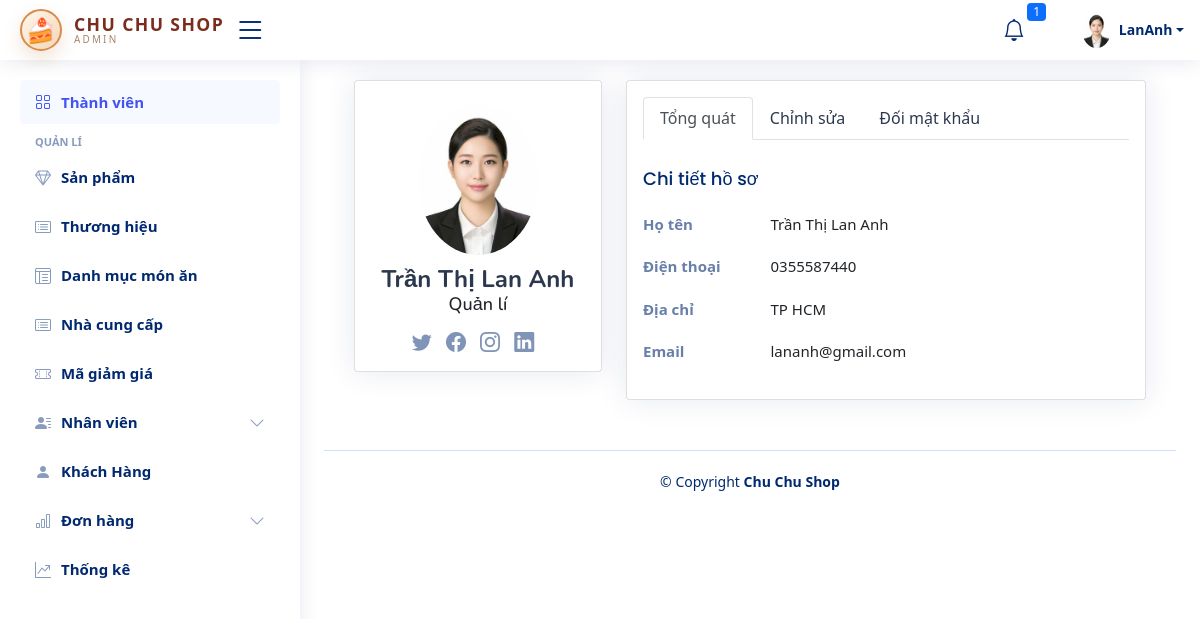
The page /Admin/index.php?thamso=thongtincanhan (signed in) on the database its author committed.
### tables this page shows
CREATE TABLE `quantrivien` (
  `MaQTV` int(11) NOT NULL,
  `TaiKhoan` varchar(50) NOT NULL,
  `MatKhau` varchar(255) NOT NULL,
  `QuanLi` bit(1) DEFAULT NULL,
  `HoTen` varchar(50) NOT NULL,
  `DienThoaiNV` varchar(20) DEFAULT NULL,
  `AnhDaiDien` varchar(100) DEFAULT NULL,
  `DiaChi` varchar(100) DEFAULT NULL,
  `Email` varchar(100) DEFAULT NULL
);

### Admin/Function/Profile/Profile_Page.php (the view, shortened to what this page needs)
<?php
include("./Function/Sup/Success.php");
?>
<?php
  $id = $_SESSION["MaQTV"];
  $query = "SELECT * FROM quantrivien where MaQTV='$id'";
  $query_run = mysqli_query($conn, $query);
  $row = mysqli_fetch_array($query_run);
?>
<section class="section profile">
  <div class="row">
    <div class="col-xl-4">
      <div class="card">
        <div class="card-body profile-card pt-4 d-flex flex-column align-items-center">
          <img src="../Images/ImgAdmins/<?php
                                                echo $row["AnhDaiDien"]
                                                                ?>" alt="Profile" class="rounded-circle">
          <h2><?php
                                                echo $row["HoTen"]
                                                                ?></h2>
          <h3><?php
                                                                  if($row["QuanLi"]) {
                                                                    echo "Quản lí";
                                                                  }else echo "Nhân viên";
                                                                ?></h3>
          <div class="social-links mt-2">
            <a href="#" class="twitter"><i class="bi bi-twitter"></i></a>
            <a href="#" class="facebook"><i class="bi bi-facebook"></i></a>
            <a href="#" class="instagram"><i class="bi bi-instagram"></i></a>
            <a href="#" class="linkedin"><i class="bi bi-linkedin"></i></a>
          </div>
        </div>
      </div>
    </div>
    <div class="col-xl-8">
      <div class="card">
        <div class="card-body pt-3">
          <ul class="nav nav-tabs nav-tabs-bordered">
            <li class="nav-item">
              <button class="nav-link active" data-bs-toggle="tab" data-bs-target="#profile-overview">Tổng quát</button>
            </li>
            <li class="nav-item">
              <button class="nav-link" data-bs-toggle="tab" data-bs-target="#profile-edit">Chỉnh sửa</button>
            </li>
            <li class="nav-item">
              <button class="nav-link" data-bs-toggle="tab" data-bs-target="#profile-change-password">Đối mật khẩu</button>
            </li>
          </ul>
          <div class="tab-content pt-2">
            <div class="tab-pane fade show active profile-overview" id="profile-overview">
              <h5 class="card-title">Chi tiết hồ sơ</h5>
              <div class="row">
                <div class="col-lg-3 col-md-4 label ">Họ tên</div>
                <div class="col-lg-9 col-md-8"><?php
                                                            echo $row["HoTen"]
                                                                ?></div>
              </div>
              <div class="row">
                <div class="col-lg-3 col-md-4 label">Điện thoại</div>
                <div class="col-lg-9 col-md-8"><?php
                                                                  echo $row["DienThoaiNV"];
                                                                ?></div>
              </div>
              <div class="row">
                <div class="col-lg-3 col-md-4 label">Địa chỉ</div>
                <div class="col-lg-9 col-md-8"><?php
                                                                  echo $row["DiaChi"];
                                                                ?></div>
              </div>
              <div class="row">
                <div class="col-lg-3 col-md-4 label">Email</div>
                <div class="col-lg-9 col-md-8"><?php
                                                                  echo $row["Email"];
                                                                ?></div>
              </div>
            </div>
          </div>
        </div>
      </div>
    </div>
  </div>
</section>

### Admin/Function/Manager/Header.php (shortened to what this page needs)
<?php
$id = $_SESSION["MaQTV"];
$query = "SELECT * FROM quantrivien where MaQTV='$id'";
$query_run = mysqli_query($conn, $query);
$row = mysqli_fetch_array($query_run);
$donhangmoi  = mysqli_query($conn, "select count(SoDH) as 'donhangmoi' from dondathang where TinhTrangGiaoHang = 'cho xac nhan'");
$ketqua = mysqli_fetch_array($donhangmoi);
?>
<header id="header" class="header fixed-top d-flex align-items-center">
  <div class="d-flex align-items-center justify-content-between">
    <a href="?thamso=sanpham" class="admin-brand d-flex align-items-center">
      <span class="admin-brand-badge">🍰</span>
      <span class="admin-brand-text">
        <strong>CHU CHU SHOP</strong>
        <small>ADMIN</small>
      </span>
    </a>
    <i class="bi bi-list toggle-sidebar-btn"></i>
  </div>
  <nav class="header-nav ms-auto">
    <ul class="d-flex align-items-center">
      <li  class="nav-item dropdown">
        <a  class="nav-link nav-icon" href="#" data-bs-toggle="dropdown">
          <i class="bi bi-bell"></i>
          <span class="badge bg-primary badge-number"> <?php  echo $ketqua["donhangmoi"]; ?></span>
        </a>
      </li>
      <li class="nav-item dropdown pe-3">
        <a class="nav-link nav-profile d-flex align-items-center pe-0" href="#" data-bs-toggle="dropdown">
          <img src="../Images/ImgAdmins/<?php
                                        echo $row["AnhDaiDien"];
                                        ?>" alt="Profile" class="rounded-circle">
          <span class="d-none d-md-block dropdown-toggle ps-2"><?php
                                                                echo $row["TaiKhoan"];
                                                                ?></span>
        </a>
      </li>
    </ul>
  </nav>
</header>

### Admin/assets/css/style.css (style rules this page uses)
:root { scroll-behavior: smooth; }
body { font-family: "Open Sans", sans-serif; background: #f6f9ff; color: #444444; }
a { color: #4154f1; text-decoration: none; }
h1, h2, h3, h4, h5, h6 { font-family: "Nunito", sans-serif; }
.card { margin-bottom: 30px; border: none; border-radius: 5px; box-shadow: 0px 0 30px rgba(1, 41, 112, 0.1); }
.card-title { padding: 20px 0 15px 0; font-size: 18px; font-weight: 500; color: #012970; font-family: "Poppins", sans-serif; }
.card-body { padding: 0 20px 20px 20px; }
.nav-tabs-bordered { border-bottom: 2px solid #ebeef4; }
.nav-tabs-bordered .nav-link { margin-bottom: -2px; border: none; color: #2c384e; }
.nav-tabs-bordered .nav-link.active { background-color: #fff; color: #4154f1; border-bottom: 2px solid #4154f1; }
.admin-brand { display: inline-flex; align-items: center; gap: 12px; text-decoration: none; color: inherit; }
.admin-brand-badge { width: 42px; height: 42px; display: inline-flex; align-items: center; justify-content: center; border-radius: 50%; background: linear-gradient(135deg, #fff7ed 0%, #f3d7b8 100%); border: 2px solid #d98b4a; box-shadow: 0 8px 18px rgba(185, 104, 46, 0.18); font-size: 1.5rem; }
.admin-brand-text { display: inline-flex; flex-direction: column; line-height: 1.1; color: #7a2d1d; }
.admin-brand-text strong { font-size: 1.1rem; letter-spacing: 0.08em; font-weight: 800; color: #7a2d1d; }
.admin-brand-text small { font-size: 0.62rem; letter-spacing: 0.22em; opacity: 0.75; color: #8b5d3b; }
.header { transition: all 0.5s; z-index: 997; height: 60px; box-shadow: 0px 2px 20px rgba(1, 41, 112, 0.1); background-color: #fff; padding-left: 20px; }
.header .toggle-sidebar-btn { font-size: 32px; padding-left: 10px; cursor: pointer; color: #012970; }
.header-nav ul { list-style: none; }
.header-nav>ul { margin: 0; padding: 0; }
.header-nav .nav-icon { font-size: 22px; color: #012970; margin-right: 25px; position: relative; }
.header-nav .nav-profile { color: #012970; }
.header-nav .nav-profile img { max-height: 36px; }
.header-nav .nav-profile span { font-size: 14px; font-weight: 600; }
.header-nav .badge-number { position: absolute; inset: -2px -5px auto auto; font-weight: normal; font-size: 12px; padding: 3px 6px; }
.profile .profile-card img { max-width: 120px; }
.profile .profile-card h2 { font-size: 24px; font-weight: 700; color: #2c384e; margin: 10px 0 0 0; }
.profile .profile-card h3 { font-size: 18px; }
.profile .profile-card .social-links a { font-size: 20px; display: inline-block; color: rgba(1, 41, 112, 0.5); line-height: 0; margin-right: 10px; transition: 0.3s; }
.profile .profile-overview .row { margin-bottom: 20px; font-size: 15px; }
.profile .profile-overview .card-title { color: #012970; }
.profile .profile-overview .label { font-weight: 600; color: rgba(1, 41, 112, 0.6); }

### rows shown on the page
quantrivien: AnhDaiDien (picture), TaiKhoan "LanAnh", HoTen "Trần Thị Lan Anh", DienThoaiNV "0355587440", DiaChi "TP HCM", Email "lananh@gmail.com"

### other values the page prints
$ketqua["donhangmoi"] "1"
